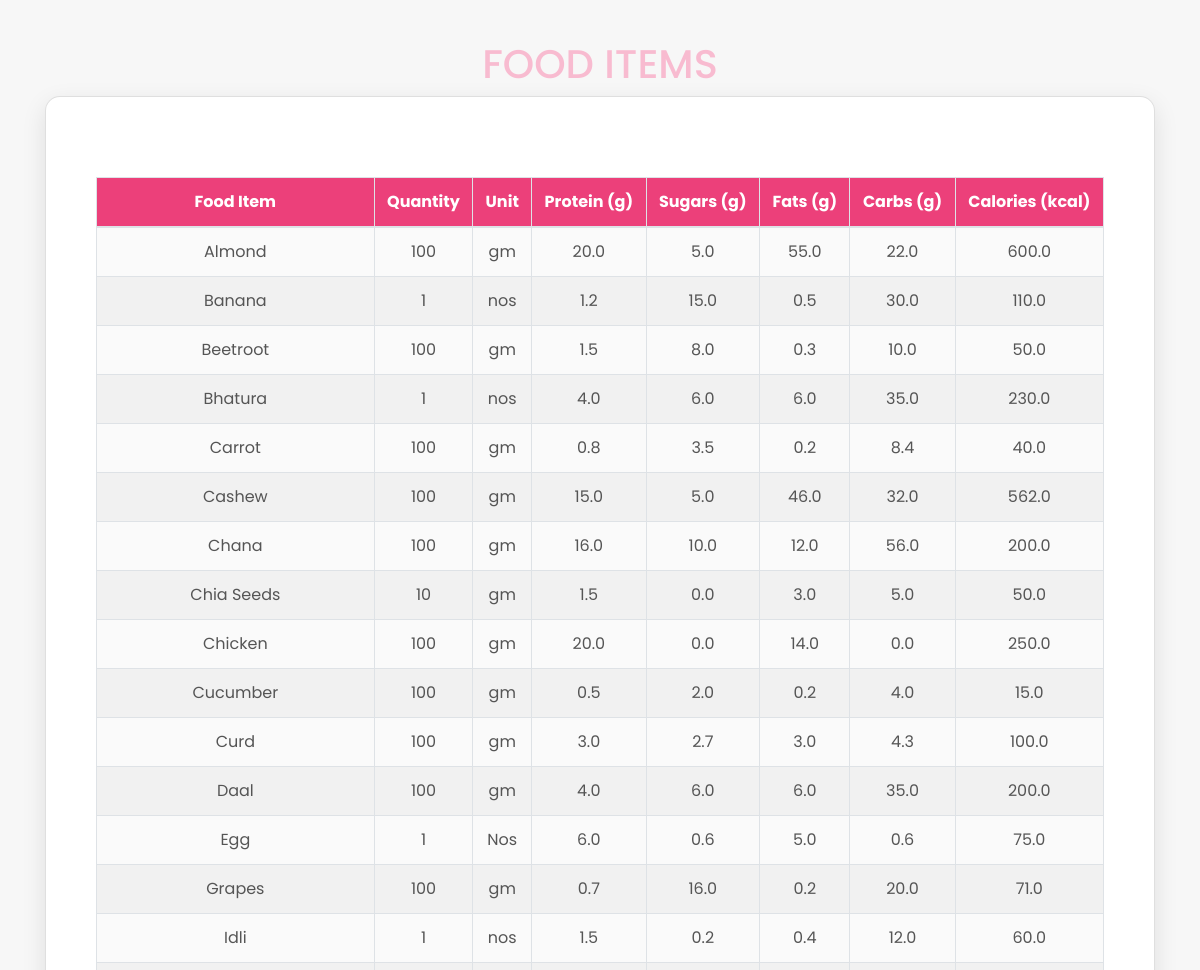
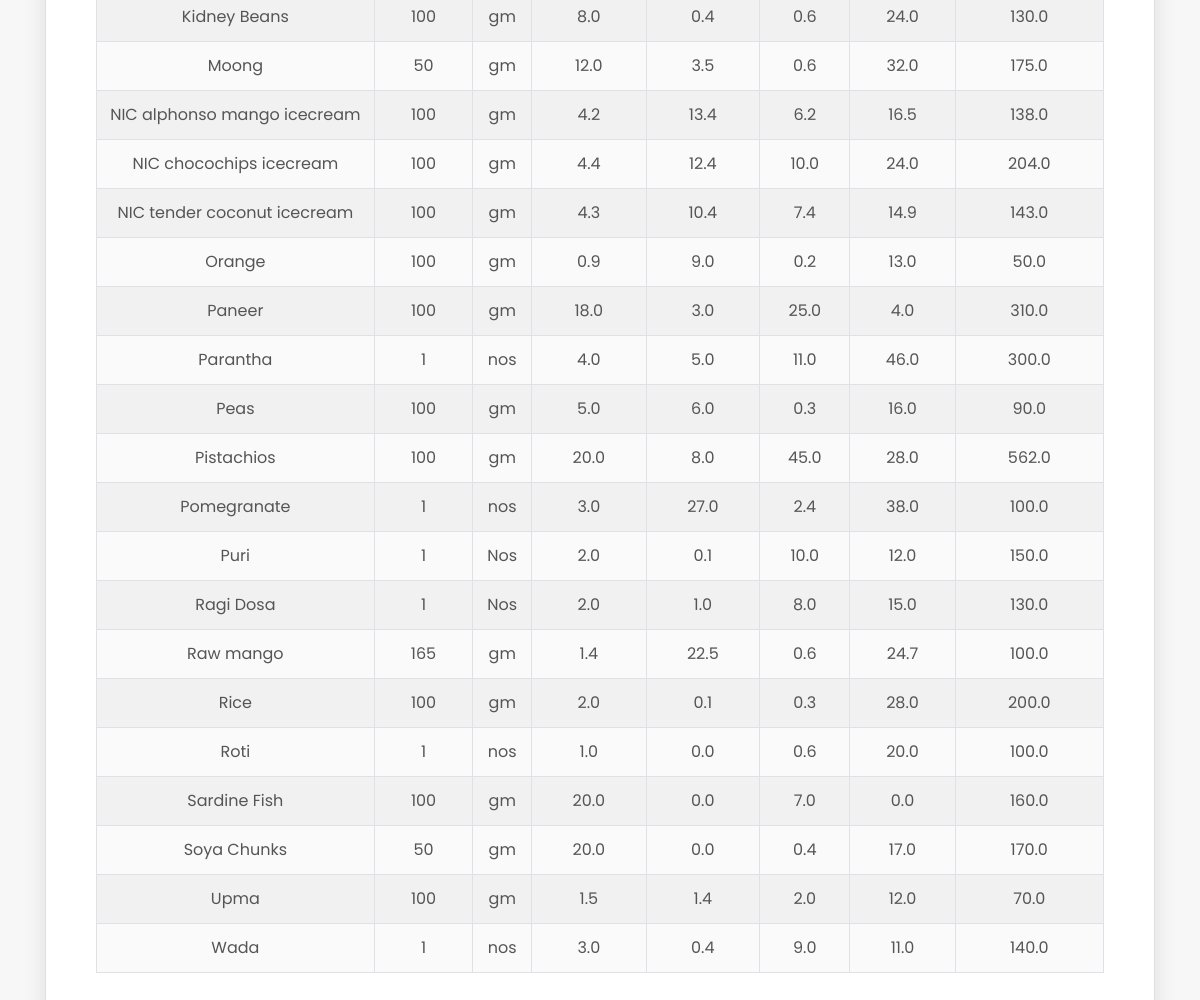
The app's page /food_items with its own data (2 pictures, top to bottom).
### app.py (models this page shows, shortened)
class FoodItem(db.Model):
    id = db.Column(db.Integer, primary_key=True)
    food_item = db.Column(db.String(100), nullable=False)
    quantity = db.Column(db.String(50), nullable=False)
    unit = db.Column(db.String(20), nullable=False)
    protein = db.Column(db.Float, nullable=False)
    sugars = db.Column(db.Float, nullable=False)
    fats = db.Column(db.Float, nullable=False)
    carbs = db.Column(db.Float, nullable=False)
    kcal = db.Column(db.Float, nullable=False)

### app.py (the view)
@app.route('/food_items')
def food_items():
    food_items = FoodItem.query.all()
    food_items = sorted(food_items, key=lambda x: x.food_item)
    return render_template('food_items.html', food_items=food_items)

### templates/food_items.html (shortened to what this page needs)
<!DOCTYPE html>
<html lang="en">
<head>
    <link rel="stylesheet" href="https://cdnjs.cloudflare.com/ajax/libs/bootstrap/4.5.2/css/bootstrap.min.css">
</head>
<body>
    <div class="container">
        <h1>Food Items</h1>
        <div class="card">
            <div class="card-body">
                <div class="table-responsive">
                    <table class="table table-bordered">
                        <thead>
                            <tr>
                                <th>Food Item</th>
                                <th>Quantity</th>
                                <th>Unit</th>
                                <th>Protein (g)</th>
                                <th>Sugars (g)</th>
                                <th>Fats (g)</th>
                                <th>Carbs (g)</th>
                                <th>Calories (kcal)</th>
                            </tr>
                        </thead>
                        <tbody>
                            {% for food_item in food_items %}
                            <tr>
                                <td>{{ food_item.food_item }}</td>
                                <td>{{ food_item.quantity }}</td>
                                <td>{{ food_item.unit }}</td>
                                <td>{{ food_item.protein }}</td>
                                <td>{{ food_item.sugars }}</td>
                                <td>{{ food_item.fats }}</td>
                                <td>{{ food_item.carbs }}</td>
                                <td>{{ food_item.kcal }}</td>
                            </tr>
                            {% endfor %}
                        </tbody>
                    </table>
                </div>
            </div>
        </div>
    </div>
</body>
</html>

### templates/food_items.html (style rules this page uses)
body { font-family: 'Poppins', sans-serif; background-color: #f7f7f7; padding: 0; margin: 0; color: #333; min-height: 100vh; display: flex; justify-content: center; align-items: center; }
h1 { text-align: center; font-size: 2.5em; color: #f8bbd0; margin-top: 40px; text-transform: uppercase; }
.card { border-radius: 15px; box-shadow: 0 8px 24px rgba(0, 0, 0, 0.1); background-color: #ffffff; padding: 30px; width: 100%; max-width: 1200px; }
th { background-color: #ec407a; color: white; font-weight: bold; padding: 15px; }
td { padding: 15px; text-align: center; background-color: #fafafa; color: #555; }
tr:nth-child(even) td { background-color: #f1f1f1; }
.table-bordered { border: 1px solid #ddd; }
.table-responsive { margin-top: 30px; }
.table th, .table td { text-align: center; }

### records on screen
FoodItem: food_item "Almond", quantity "100", unit "gm", protein "20.0", sugars "5.0", fats "55.0", carbs "22.0", kcal "600.0"
FoodItem: food_item "Banana", quantity "1", unit "nos", protein "1.2", sugars "15.0", fats "0.5", carbs "30.0", kcal "110.0"
FoodItem: food_item "Beetroot", quantity "100", unit "gm", protein "1.5", sugars "8.0", fats "0.3", carbs "10.0", kcal "50.0"
FoodItem: food_item "Bhatura", quantity "1", unit "nos", protein "4.0", sugars "6.0", fats "6.0", carbs "35.0", kcal "230.0"
FoodItem: food_item "Carrot", quantity "100", unit "gm", protein "0.8", sugars "3.5", fats "0.2", carbs "8.4", kcal "40.0"
FoodItem: food_item "Cashew", quantity "100", unit "gm", protein "15.0", sugars "5.0", fats "46.0", carbs "32.0", kcal "562.0"
FoodItem: food_item "Chana", quantity "100", unit "gm", protein "16.0", sugars "10.0", fats "12.0", carbs "56.0", kcal "200.0"
FoodItem: food_item "Chia Seeds", quantity "10", unit "gm", protein "1.5", sugars "0.0", fats "3.0", carbs "5.0", kcal "50.0"
FoodItem: food_item "Chicken", quantity "100", unit "gm", protein "20.0", sugars "0.0", fats "14.0", carbs "0.0", kcal "250.0"
FoodItem: food_item "Cucumber", quantity "100", unit "gm", protein "0.5", sugars "2.0", fats "0.2", carbs "4.0", kcal "15.0"
FoodItem: food_item "Curd", quantity "100", unit "gm", protein "3.0", sugars "2.7", fats "3.0", carbs "4.3", kcal "100.0"
FoodItem: food_item "Daal", quantity "100", unit "gm", protein "4.0", sugars "6.0", fats "6.0", carbs "35.0", kcal "200.0"
FoodItem: food_item "Egg", quantity "1", unit "Nos", protein "6.0", sugars "0.6", fats "5.0", carbs "0.6", kcal "75.0"
FoodItem: food_item "Grapes", quantity "100", unit "gm", protein "0.7", sugars "16.0", fats "0.2", carbs "20.0", kcal "71.0"
FoodItem: food_item "Idli", quantity "1", unit "nos", protein "1.5", sugars "0.2", fats "0.4", carbs "12.0", kcal "60.0"
FoodItem: food_item "Kidney Beans", quantity "100", unit "gm", protein "8.0", sugars "0.4", fats "0.6", carbs "24.0", kcal "130.0"
FoodItem: food_item "Moong", quantity "50", unit "gm", protein "12.0", sugars "3.5", fats "0.6", carbs "32.0", kcal "175.0"
FoodItem: food_item "NIC alphonso mango icecream", quantity "100", unit "gm", protein "4.2", sugars "13.4", fats "6.2", carbs "16.5", kcal "138.0"
FoodItem: food_item "NIC chocochips icecream", quantity "100", unit "gm", protein "4.4", sugars "12.4", fats "10.0", carbs "24.0", kcal "204.0"
FoodItem: food_item "NIC tender coconut icecream", quantity "100", unit "gm", protein "4.3", sugars "10.4", fats "7.4", carbs "14.9", kcal "143.0"
FoodItem: food_item "Orange", quantity "100", unit "gm", protein "0.9", sugars "9.0", fats "0.2", carbs "13.0", kcal "50.0"
FoodItem: food_item "Paneer", quantity "100", unit "gm", protein "18.0", sugars "3.0", fats "25.0", carbs "4.0", kcal "310.0"
FoodItem: food_item "Parantha", quantity "1", unit "nos", protein "4.0", sugars "5.0", fats "11.0", carbs "46.0", kcal "300.0"
FoodItem: food_item "Peas", quantity "100", unit "gm", protein "5.0", sugars "6.0", fats "0.3", carbs "16.0", kcal "90.0"
FoodItem: food_item "Pistachios", quantity "100", unit "gm", protein "20.0", sugars "8.0", fats "45.0", carbs "28.0", kcal "562.0"
FoodItem: food_item "Pomegranate", quantity "1", unit "nos", protein "3.0", sugars "27.0", fats "2.4", carbs "38.0", kcal "100.0"
FoodItem: food_item "Puri", quantity "1", unit "Nos", protein "2.0", sugars "0.1", fats "10.0", carbs "12.0", kcal "150.0"
FoodItem: food_item "Ragi Dosa", quantity "1", unit "Nos", protein "2.0", sugars "1.0", fats "8.0", carbs "15.0", kcal "130.0"
FoodItem: food_item "Raw mango", quantity "165", unit "gm", protein "1.4", sugars "22.5", fats "0.6", carbs "24.7", kcal "100.0"
FoodItem: food_item "Rice", quantity "100", unit "gm", protein "2.0", sugars "0.1", fats "0.3", carbs "28.0", kcal "200.0"
FoodItem: food_item "Roti", quantity "1", unit "nos", protein "1.0", sugars "0.0", fats "0.6", carbs "20.0", kcal "100.0"
FoodItem: food_item "Sardine Fish", quantity "100", unit "gm", protein "20.0", sugars "0.0", fats "7.0", carbs "0.0", kcal "160.0"
FoodItem: food_item "Soya Chunks", quantity "50", unit "gm", protein "20.0", sugars "0.0", fats "0.4", carbs "17.0", kcal "170.0"
FoodItem: food_item "Upma", quantity "100", unit "gm", protein "1.5", sugars "1.4", fats "2.0", carbs "12.0", kcal "70.0"
FoodItem: food_item "Wada", quantity "1", unit "nos", protein "3.0", sugars "0.4", fats "9.0", carbs "11.0", kcal "140.0"
